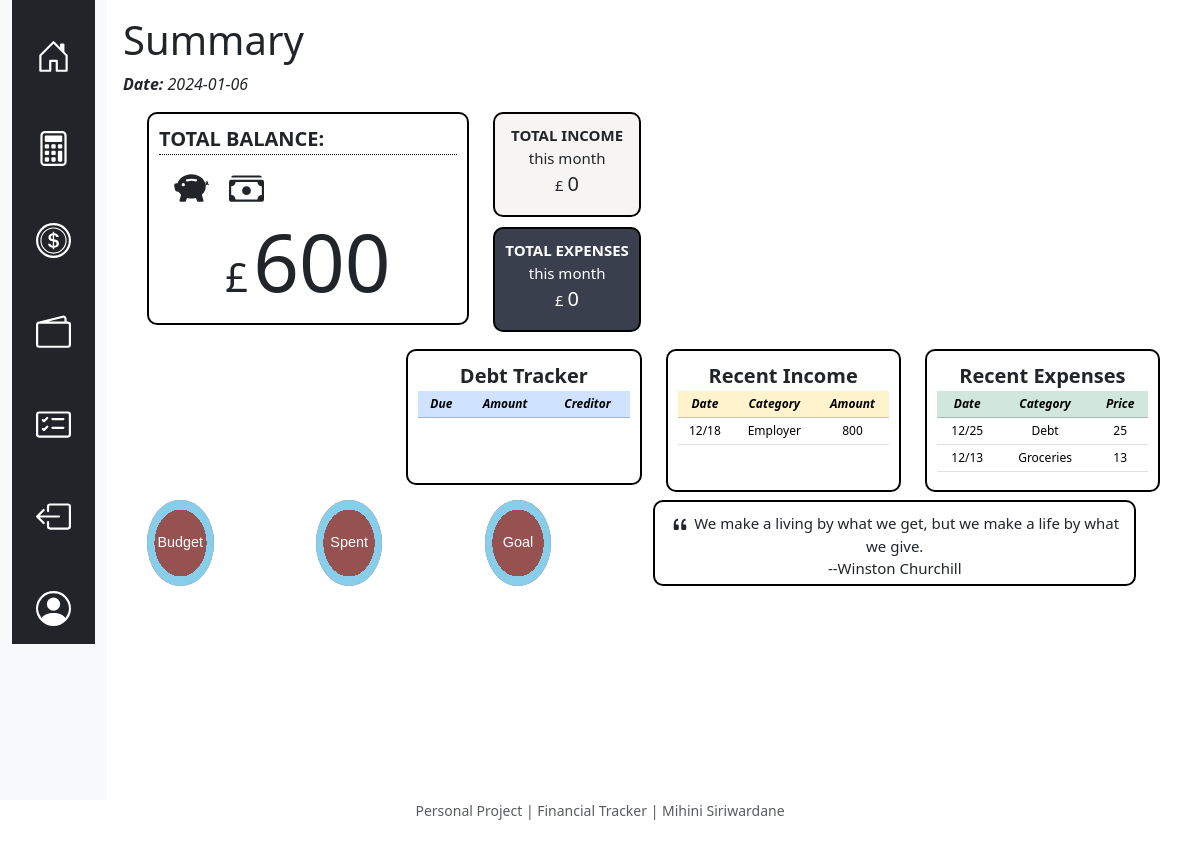
The app's page / (signed in) with its own data.
### tables this page shows
CREATE TABLE income (
            income_id INTEGER PRIMARY KEY,
            user_id INTEGER NOT NULL,
            date DATE NOT NULL,
            day NUMERIC NOT NULL,
            month NUMERIC NOT NULL,
            year NUMERIC NOT NULL,
            source TEXT NOT NULL,
            description TEXT,
            category TEXT NOT NULL,
            amount NUMERIC NOT NULL,
            payslip BLOB,
            time TIME NOT NULL,
            FOREIGN KEY (user_id) REFERENCES users(id)
        );

CREATE TABLE expenses (
            expenses_id INTEGER PRIMARY KEY,
            user_id INTEGER NOT NULL,
            date DATE NOT NULL,
            day NUMERIC NOT NULL,
            month NUMERIC NOT NULL,
            year NUMERIC NOT NULL,
            item TEXT NOT NULL,
            description TEXT,
            category TEXT NOT NULL,
            amount NUMERIC NOT NULL,
            receipt BLOB,
            time TIME NOT NULL,
            FOREIGN KEY (user_id) REFERENCES users(id)
        );

### app.py (the view)
@app.route("/")
@login_required
def index():
    date = datetime.now().date()
    currency = db.execute("SELECT currency FROM users WHERE id = ?", session["user_id"])
    total_income = db.execute(
        "SELECT SUM(amount) as total FROM income WHERE user_id = ? and month = ? and year = ?",
        session["user_id"],
        datetime.now().month,
        datetime.now().year,
    )
    total_expenses = db.execute(
        "SELECT SUM(amount) as total FROM expenses WHERE user_id = ? and month = ? and year = ?",
        session["user_id"],
        datetime.now().month,
        datetime.now().year,
    )
    total_balance_income = db.execute(
        "SELECT SUM(amount) as total FROM income WHERE user_id = ?", session["user_id"]
    )
    total_balance_expenses = db.execute(
        "SELECT SUM(amount) as total FROM expenses WHERE user_id = ?",
        session["user_id"],
    )
    income_data = db.execute(
        "SELECT month, day, category, amount FROM income WHERE user_id = ? ORDER BY date DESC LIMIT 5",
        session["user_id"],
    )
    expenses_data = db.execute(
        "SELECT month, day, category, amount FROM expenses WHERE user_id = ? ORDER BY date DESC LIMIT 5",
        session["user_id"],
    )
    debt_data = db.execute(
        "SELECT day, month, debt, creditor FROM debt WHERE user_id = ? AND done = 'Pending' ORDER BY date DESC LIMIT 5",
        session["user_id"],
    )
    budget = db.execute("SELECT budget FROM users WHERE id = ?", session["user_id"])
    goal = db.execute("SELECT income_goal FROM users WHERE id = ?", session["user_id"])
    if total_income is None or total_income[0]["total"] is None or not income_data:
        total_income = 0
        goal_reached = 0
        income_consumed = 0
    else:
        total_income = int(total_income[0]["total"])
        goal_reached = round((total_income / int(goal[0]["income_goal"])) * 100)
    if (
        total_expenses is None
        or total_expenses[0]["total"] is None
        or not expenses_data
    ):
        total_expenses = 0
        budget_consumed = 0
    else:
        total_expenses = int(total_expenses[0]["total"])
        budget_consumed = round((total_expenses / int(budget[0]["budget"])) * 100)
    if total_balance_income is None or total_balance_income[0]["total"] is None:
        total_balance_income = 0
    else:
        total_balance_income = int(total_balance_income[0]["total"])
    if total_balance_expenses is None or total_balance_expenses[0]["total"] is None:
        total_balance_expenses = 0
    else:
        total_balance_expenses = int(total_balance_expenses[0]["total"])
    total_balance = total_balance_income - total_balance_expenses
    if total_income != 0:
        income_consumed = round((int(total_expenses) / int(total_income)) * 100)
    return render_template(
        "index.html",
        date=date,
        currency=currency[0]["currency"],
        total_income=total_income,
        total_expenses=total_expenses,
        total_balance=total_balance,
        income_data=income_data,
        expenses_data=expenses_data,
        budget_consumed=budget_consumed,
        income_consumed=income_consumed,
        goal_reached=goal_reached,
        debt_data=debt_data,
    )

### app.py (called while the page is built)
@app.after_request
def after_request(response):
    response.headers["Cache-Control"] = "no-cache, no-store, must-revalidate"
    response.headers["Expires"] = 0
    response.headers["Pragma"] = "no-cache"
    return response

### helpers.py (called while the page is built)
def login_required(f):
    @wraps(f)
    def decorated_function(*args, **kwargs):
        if session.get("user_id") is None:
            return redirect("/login")
        return f(*args, **kwargs)
    return decorated_function

### templates/index.html (shortened to what this page needs)
{% extends "layout.html" %}
{% block main %}
    <h1>Summary</h1>
    <p><i><b>Date:</b> {{date}}</i></p>
    <div class="container text-center">
        <div class="container text-center">
            <div class="row">
                <div class="col-sm-4">
                    <div class="index_text" style="height: 90%">
                        <p style="text-align: left; border-bottom:1px dotted #000;"><b>TOTAL BALANCE:</b></p>
                        <p>
                            <span>
                            </span>
                        </p>
                        <div>
                            <br>
                            <p><span style="font-size: 40px">{{currency}}</span> <span class="price" style="font-size: 80px;">{{total_balance}}</span></p>
                        </div>
                    </div>
                </div>
                <div class="col-sm-2">
                    <div class="row">
                        <div class="col-sm-12">
                            <div class="total" style="margin-bottom: 10px; background-color: #f6f5f3">
                                <div class="txt">
                                    <p><b>TOTAL INCOME</b> <br> this month <br> <span>{{currency}}</span> <span class="price">{{total_income}}</span></p>
                                </div>
                            </div>
                        </div>
                    </div>
                    <div class="row">
                        <div class="col-sm-12">
                            <div class="total" style=" background-color: #393f4d; color: white;">
                                <div class="txt">
                                    <p><b>TOTAL EXPENSES</b> <br> this month <br> <span>{{currency}}</span> <span class="price">{{total_expenses}}</span></p>
                                </div>
                            </div>
                        </div>
                    </div>
                </div>
                <div class="col-sm-3">
                </div>
                <div class="col-sm-3">
                </div>
            </div>
            <div class="row">
                <div class="col-sm-3">
                </div>
                <div class="col-sm-3">
                    <div class="index_text" style="height: 90%">
                        <b>Debt Tracker</b>
                        <table class="table table-sm" style="font-size: 12px">
                            <thead class="table-primary">
                                <tr>
                                    <th scope="col"><i>Due</i></th>
                                    <th scope="col"><i>Amount</i></th>
                                    <th scope="col"><i>Creditor</i></th>
                                </tr>
                            </thead>
                        </table>
                    </div>
                </div>
                <div class="col-sm-3">
                    <div class="index_text" style="height: 95%;">
                        <b>Recent Income</b>
                        <table class="table table-sm" style="font-size: 12px;">
                            <thead class="table-warning">
                                <tr>
                                    <th scope="col"><i>Date</i></th>
                                    <th scope="col"><i>Category</i></th>
                                    <th scope="col"><i>Amount</i></th>
                                </tr>
                            </thead>
                            <tbody>
                                {% for item in income_data %}
                                    <tr>
                                        <td>{{item.month}}/{{item.day}}</td>
                                        <td>{{item.category}}</td>
                                        <td>{{item.amount}}</td>
                                    </tr>
                                {% endfor %}
                            </tbody>
                        </table>
                    </div>
                </div>
                <div class="col-sm-3">
                    <div class="index_text" style="height: 95%">
                        <b>Recent Expenses</b>
                        <table class="table table-sm" style="font-size: 12px">
                            <thead class="table-success">
                                <tr>
                                    <th scope="col"><i>Date</i></th>
                                    <th scope="col"><i>Category</i></th>
                                    <th scope="col"><i>Price</i></th>
                                </tr>
                            </thead>
                            <tbody>
                                {% for item in expenses_data %}
                                    <tr>
                                        <td>{{item.month}}/{{item.day}}</td>
                                        <td>{{item.category}}</td>
                                        <td>{{item.day}}</td>
                                    </tr>
                                {% endfor %}
                            </tbody>
                        </table>
                    </div>
                </div>
                <div class="row">
                    <div class="col-sm-2">
                        <div role="pbar" aria-valuenow="33" aria-valuemin="0" aria-valuemax="100" style="--value: {{budget_consumed}}; --info: 'Budget'"></div>
                    </div>
                    <div class="col-sm-2">
                        <div role="pbar" aria-valuenow="33" aria-valuemin="0" aria-valuemax="100" style="--value: {{income_consumed}}; --info: 'Spent'"></div>
                    </div>
                    <div class="col-sm-2">
                        <div role="pbar" aria-valuenow="33" aria-valuemin="0" aria-valuemax="100" style="--value: {{goal_reached}};; --info: 'Goal'"></div>
                    </div>
                    <div class="col-sm-6">
                        <div class="index_text" style="height: 80%; font-size: 15px;">
                            <p>
                                We make a living by what we get, but we make a life by what we give. <br> --Winston Churchill
                            </p>
                        </div>
                    </div>
                </div>
            </div>
        </div>
    </div>
{% endblock %}

### templates/layout.html (shortened to what this page needs)
<!DOCTYPE html>
<html lang="en">
    <head>
        <link href="/static/styles.css" rel="stylesheet">
        <link href="https://cdn.jsdelivr.net/npm/bootstrap@5.3.2/dist/css/bootstrap.min.css" rel="stylesheet">
    </head>
    <body>
        <div class="container-fluid">
            <div class="row">
                <div class="col-sm-auto bg-light sticky-top">
                    <div class="d-flex flex-sm-column flex-row flex-nowrap bg-dark align-items-center sticky-top">
                        {% if session["user_id"] %}
                            <a href="/" class="d-block p-3 link-dark text-decoration-none" title="Home" data-bs-toggle="tooltip" data-bs-placement="right" data-bs-original-title="home">
                            </a>
                            <ul class="nav nav-pills nav-flush flex-sm-column flex-row flex-nowrap mb-auto mx-auto text-center justify-content-between w-100 px-3 align-items-center">
                                <li class="nav-item">
                                    <a href="https://calculator-1.com/" target=”_blank” attribute class="nav-link py-3 px-2" title="Calculator" data-bs-toggle="tooltip" data-bs-placement="right" data-bs-original-title="calculator">
                                    </a>
                                </li>
                                <li>
                                    <a href="/income" class="nav-link py-3 px-2" title="Income" data-bs-toggle="tooltip" data-bs-placement="right" data-bs-original-title="income">
                                    </a>
                                </li>
                                <li>
                                    <a href="/expenses" class="nav-link py-3 px-2" title="Expenses" data-bs-toggle="tooltip" data-bs-placement="right" data-bs-original-title="expenses">
                                    </a>
                                </li>
                                <li>
                                    <a href="/debt_tracker" class="nav-link py-3 px-2" title="Debt Tracker" data-bs-toggle="tooltip" data-bs-placement="right" data-bs-original-title="debt_tracker">
                                    </a>
                                </li>
                                <li>
                                    <a href="/logout" class="nav-link py-3 px-2" title="Log Out" data-bs-toggle="tooltip" data-bs-placement="right" data-bs-original-title="logout">
                                    </a>
                                </li>
                                <li>
                                    <a href="/settings" class="nav-link py-3 px-2" title="Settings" data-bs-toggle="tooltip" data-bs-placement="right" data-bs-original-title="settings">
                                    </a>
                                </li>
                        {% endif %}
                    </div>
                </div>
                <div class="col-sm p-3 min-vh-100">
                    {% block main %}{% endblock %}
                </div>
                <footer class="mb-5 small text-center text-muted">
                    Personal Project | Financial Tracker | Mihini Siriwardane
                </footer>
            </body>
        </html>

### static/styles.css (style rules this page uses)
body { margin: 0; }
.index_text { height: 100%; border-radius: 10px; border: 2px solid #000; font-size: 20px; position: relative; padding: 10px; }
.total { font-size: 15px; border-radius: 10px; border: 2px solid #000; position: relative; }
.price { font-size: 20px; }
.total .txt { margin-top: 10px; }
[role="pbar"] { --percentage: var(--value); --primary: #2A293E; --secondary: skyblue; animation: progress 2s 0.5s forwards; width: 46%; height: 80%; background: #955251; border-radius: 50%; position: relative; overflow: hidden; display: grid; place-items: center; }
[role="pbar"]::before { content: ""; position: absolute; top: 0; left: 0; width: 100%; height: 100%; background: conic-gradient(var(--primary) calc(var(--percentage) * 1%), var(--secondary) 0); mask: radial-gradient(white 55%, transparent 0); mask-mode: alpha; -webkit-mask: radial-gradient(#0000 55%, #000 0); -webkit-mask-mode: alpha; }
[role="pbar"]::after { counter-reset: percentage var(--value); content: var(--info); font-family: Hevetica, Arial, sans-serif; font-size: 0.9rem; color: white; }

### records on screen
income: month "12", day "18", category "Employer", amount "800"
expenses: month "12", day "25", category "Debt"
expenses: month "12", day "13", category "Groceries"

### other values on screen
{{ currency }} "£"
{{ total_balance }} "600"
{{ total_income }} "0"
{{ total_expenses }} "0"
